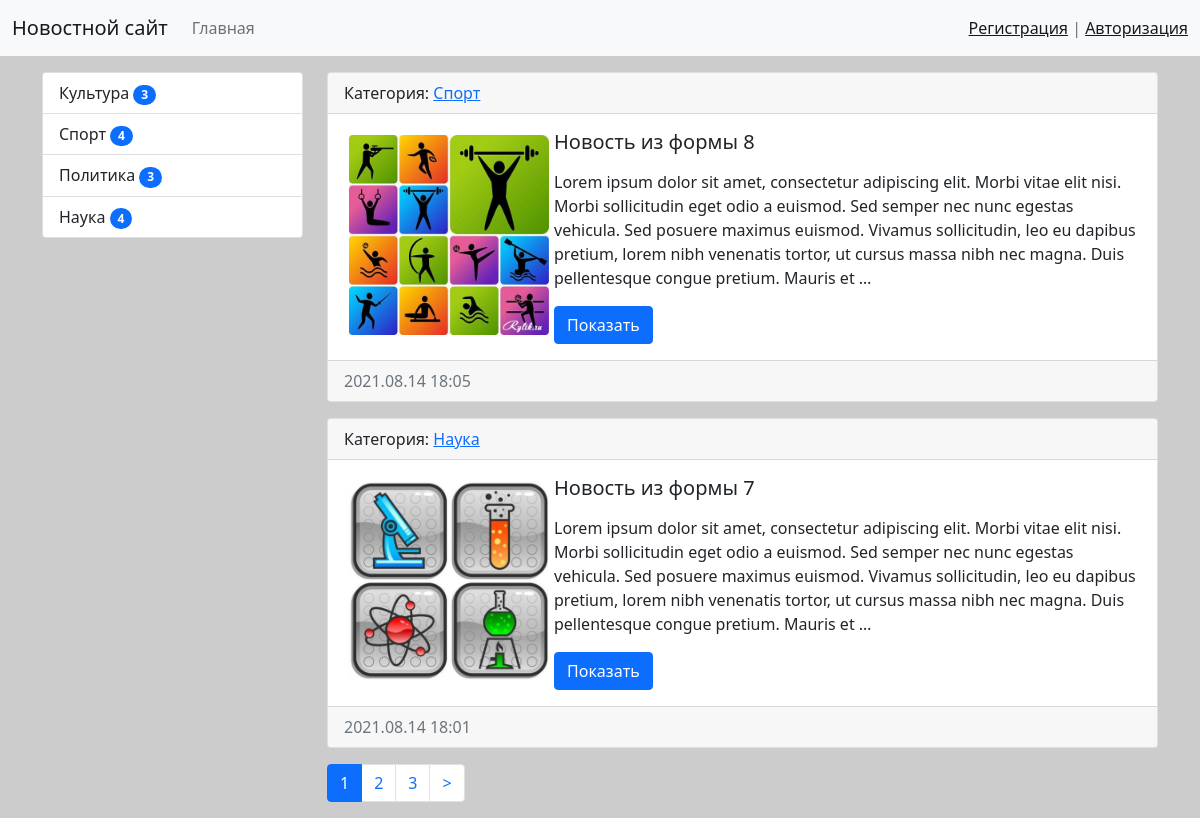
The page / on the database its author committed.
### news/models.py (models this page shows, shortened)
class Category(models.Model):
    title = models.CharField(
        max_length=150,
        db_index=True,
        verbose_name='Наименование категории'
    )
    def get_absolute_url(self):
        return reverse('category', kwargs={'category_id': self.pk})
    def __str__(self):
        return self.title
    class Meta:
        verbose_name = 'Категория'
        verbose_name_plural = 'Категории'
        ordering = ['title']

class News(models.Model):
    title = models.CharField(
        max_length=150,
        verbose_name='Наименование'
    )
    content = models.TextField(
        blank=True,
        verbose_name='Контент'
    )
    created_at = models.DateTimeField(
        auto_now_add=True,
        verbose_name='Дата публикации'
    )
    updated_at = models.DateTimeField(
        auto_now=True,
        verbose_name='Дата обновления'
    )
    photo = models.ImageField(
        upload_to='photos/%Y/%m/%d/',
        verbose_name='Фото',
        blank=True
    )
    is_published = models.BooleanField(
        default=True,
        verbose_name='Опубликовано'
    )
    category = models.ForeignKey(
        to='Category',
        on_delete=models.PROTECT,
        verbose_name='Категория',
    )
    def get_absolute_url(self):
        return reverse('view_news', kwargs={'pk': self.pk})
    class Meta:
        verbose_name = 'Новость'
        verbose_name_plural = 'Новости'
        ordering = ['-created_at']

### news/views.py (the view)
# urls.py: path('', HomeNews.as_view(), name='home'),
class HomeNews(MyMixin, ListView):
    model = News
    template_name = 'news/index.html'
    context_object_name = 'news'
    paginate_by = 2
    def get_context_data(self, *, object_list=None, **kwargs):
        context = super(HomeNews, self).get_context_data(**kwargs)
        context['title'] = self.get_upper('Главная страница')
        return context
    def get_queryset(self):
        return News.objects.filter(is_published=True).select_related('category')

### news/templatetags/news_tags.py (called while the page is built)
@register.inclusion_tag('news/list_categories.html')
def show_categories():
    categories = Category.objects.annotate(cnt=Count('news', filter=F('news__is_published'))).filter(cnt__gt=0)
    return {'categories': categories}

### news/utils.py (called while the page is built)
    def get_upper(self, s):
        if isinstance(s, str):
            return s.upper()
        else:
            return s.title.upper()

### news/templates/news/index.html (shortened to what this page needs)
{% extends 'base.html' %}
{% block sidebar %}
{% include 'inc/_sidebar.html' %}
{% endblock %}
{% block content %}
{% for item_news in news %}
<div class="card mb-3">
    <div class="card-header">
        Категория: <a href="{{ item_news.category.get_absolute_url }}">{{ item_news.category }}</a>
    </div>
    <div class="card-body">
        {% if item_news.photo %}
        <img src="{{ item_news.photo.url }}" alt="" width="200" class="float-left mr-3" align="left" vspace="5" hspace="5">
        {% else %}
        <img src="https://st2.depositphotos.com/3223379/5688/i/600/depositphotos_56880225-stock-photo-words-news.jpg" alt="" width="200" class="float-left mr-3" align="left" vspace="5" hspace="5">
        {% endif %}
        <h5 class="card-title">{{ item_news.title }}</h5>
        <p class="card-text">{{ item_news.content|linebreaks|truncatewords:50 }}</p>
        <a href="{{ item_news.get_absolute_url }}" class="btn btn-primary">Показать</a>
    </div>
    <div class="card-footer text-muted">
        {{ item_news.created_at|date:'Y.m.d H:i' }}
    </div>
</div>
{% endfor %}
{% endblock %}

### news/templates/news/list_categories.html
<div class="list-group">
    {% for item_category in categories %}
    <a href="{{ item_category.get_absolute_url }}" class="list-group-item list-group-item-action">
        {{ item_category.title }}
        <span class="badge bg-primary rounded-pill">{{ item_category.cnt }}</span>
    </a>
    {% endfor %}
</div>

### mysite/static/css/style.css (style rules this page uses)
body { background-color: #ccc; }

### rows shown on the page
Category: title "Культура", cnt "3"
Category: title "Спорт", cnt "4"
Category: title "Политика", cnt "3"
Category: title "Наука", cnt "4"
News: category "Спорт", photo (picture), title "Новость из формы 8", content "Lorem ipsum dolor sit amet, consectetur adipiscing elit. Morbi vitae elit nisi. Morbi sollicitudin eget odio a euismod. Sed semper nec nunc egestas vehicula. Sed posuere maximus euismod. Vivamus sollicitudin, leo eu dapibus pretium, lorem nibh venenatis tortor, ut cursus massa nibh nec magna. Duis pellentesque congue pretium. Mauris et …", created_at "2021.08.14 18:05"
News: category "Наука", photo (picture), title "Новость из формы 7", content "Lorem ipsum dolor sit amet, consectetur adipiscing elit. Morbi vitae elit nisi. Morbi sollicitudin eget odio a euismod. Sed semper nec nunc egestas vehicula. Sed posuere maximus euismod. Vivamus sollicitudin, leo eu dapibus pretium, lorem nibh venenatis tortor, ut cursus massa nibh nec magna. Duis pellentesque congue pretium. Mauris et …", created_at "2021.08.14 18:01"

### other values the page prints
{{ p }} "1"
{{ p }} "2" "3"
